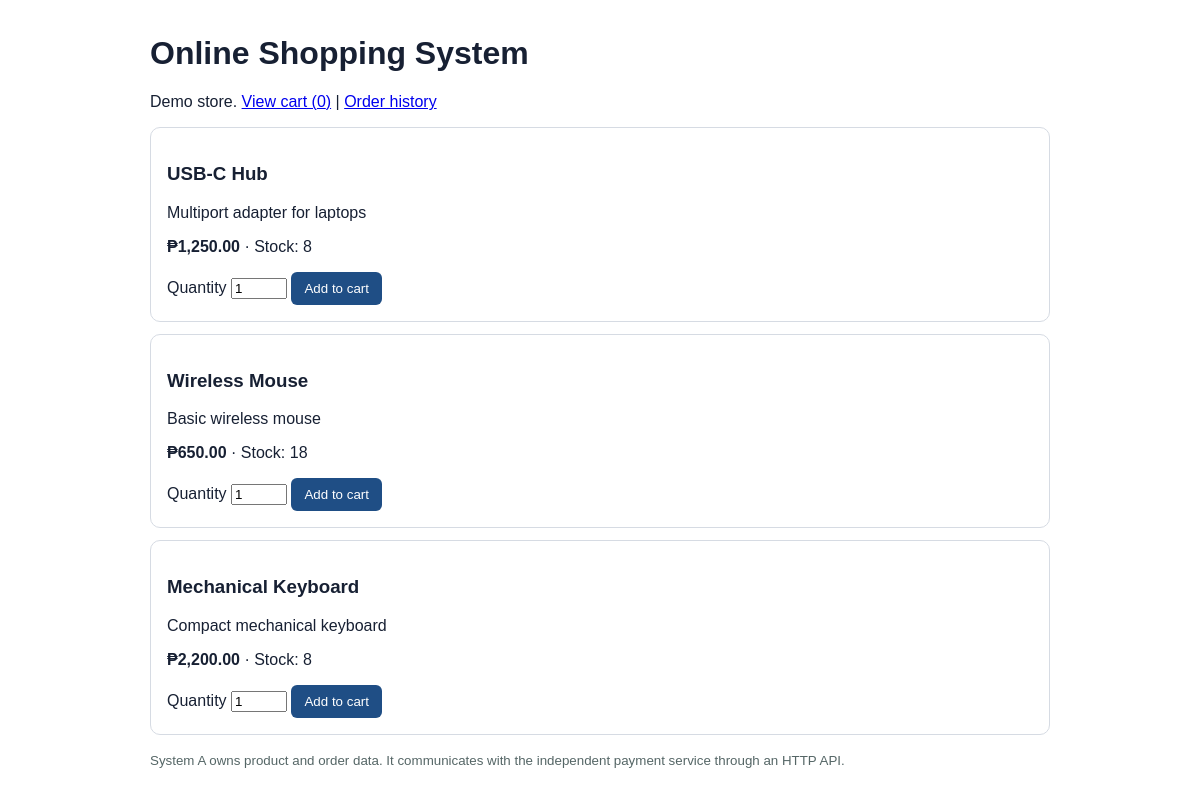
/shopping-cart/index.php, run on the app's committed database.
### tables this page shows
CREATE TABLE `products` (
  `id` int(11) NOT NULL,
  `name` varchar(120) NOT NULL,
  `description` varchar(255) NOT NULL,
  `price` decimal(10,2) NOT NULL,
  `stock` int(11) NOT NULL DEFAULT 10
);

### shopping-cart/index.php (the view, shortened to what this page needs)
<?php
$pdo = cart_db();
$products = $pdo->query('SELECT * FROM products ORDER BY id')->fetchAll();
$cartCount = array_sum($_SESSION['cart'] ?? []);
?>
<!doctype html><html lang="en"><head><meta charset="utf-8"><title>Shopping Cart</title>
</head><body>
<h1>Online Shopping System</h1><p>Demo store. <a href="cart.php">View cart (<?= (int)$cartCount ?>)</a> | <a href="orders.php">Order history</a></p>
<?php foreach ($products as $p): ?><div class="card"><h3><?= htmlspecialchars($p['name']) ?></h3><p><?= htmlspecialchars($p['description']) ?></p><p><strong>₱<?= number_format((float)$p['price'],2) ?></strong> · Stock: <?= (int)$p['stock'] ?></p>
<form method="post"><input type="hidden" name="product_id" value="<?= (int)$p['id'] ?>"><label>Quantity <input type="number" name="quantity" min="1" max="10" value="1"></label> <button>Add to cart</button></form></div><?php endforeach; ?>
<p><small>System A owns product and order data. It communicates with the independent payment service through an HTTP API.</small></p></body></html>

### shopping-cart/index.php (style rules this page uses)
body { font:16px Arial;max-width:900px;margin:35px auto;padding:0 18px;color:#172033 }
.card { border:1px solid #d6dbe3;border-radius:10px;padding:16px;margin:12px 0 }
button,a.button { background:#1f4e85;color:white;border:0;padding:9px 13px;border-radius:6px;text-decoration:none;cursor:pointer }
small { color:#566 }

### data on the page
products: name "USB-C Hub", description "Multiport adapter for laptops", price "1,250.00", stock "8"
products: name "Wireless Mouse", description "Basic wireless mouse", price "650.00", stock "18"
products: name "Mechanical Keyboard", description "Compact mechanical keyboard", price "2,200.00", stock "8"

### other printed values
$cartCount "0"
